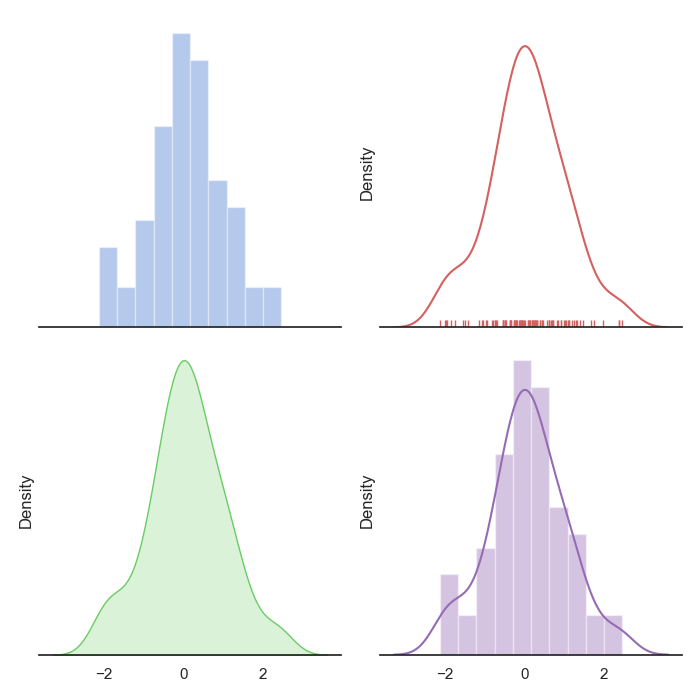

Source code (Python):
import numpy as np
import seaborn as sns
import matplotlib.pyplot as plt


sns.set(style="white", palette="muted", color_codes=True)
rs = np.random.RandomState(10)

# Set up the matplotlib figure
f, axes = plt.subplots(2, 2, figsize=(7, 7), sharex=True)
sns.despine(left=True)

# Generate a random univariate dataset
d = rs.normal(size=100)

# Plot a simple histogram with binsize determined automatically
sns.distplot(d, kde=False, color="b", ax=axes[0, 0])

# Plot a kernel density estimate and rug plot
sns.distplot(d, hist=False, rug=True, color="r", ax=axes[0, 1])

# Plot a filled kernel density estimate
sns.distplot(d, hist=False, color="g", kde_kws={"shade": True}, ax=axes[1, 0])

# Plot a historgram and kernel density estimate
sns.distplot(d, color="m", ax=axes[1, 1])

plt.setp(axes, yticks=[])
plt.tight_layout()
plt.savefig("test.png")